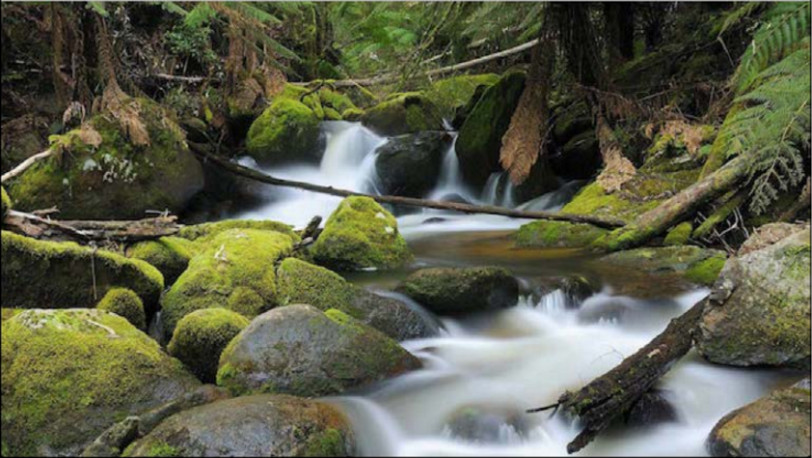
#> input picture python3_libraries/opencv/opencv3by_example/Chapter01/images/input.jpg, 812 x 458 px, found by its file name
$ python 08_vignette_gaussian.py
#> lines starting #> are read from the running program, lines starting #| are printed output that depends on the picture
import cv2
import numpy as np

img = cv2.imread('images/input.jpg')
#> img is the input picture: shape (458, 812, 3); mean B, G, R 72.5, 93.3, 91.1
rows, cols = img.shape[:2]
#> rows = 458; cols = 812

# generating vignette mask using Gaussian kernels
kernel_x = cv2.getGaussianKernel(int(1.5*cols),200)
kernel_y = cv2.getGaussianKernel(int(1.5*rows),200)
kernel = kernel_y * kernel_x.T
mask = 255 * kernel / np.linalg.norm(kernel)
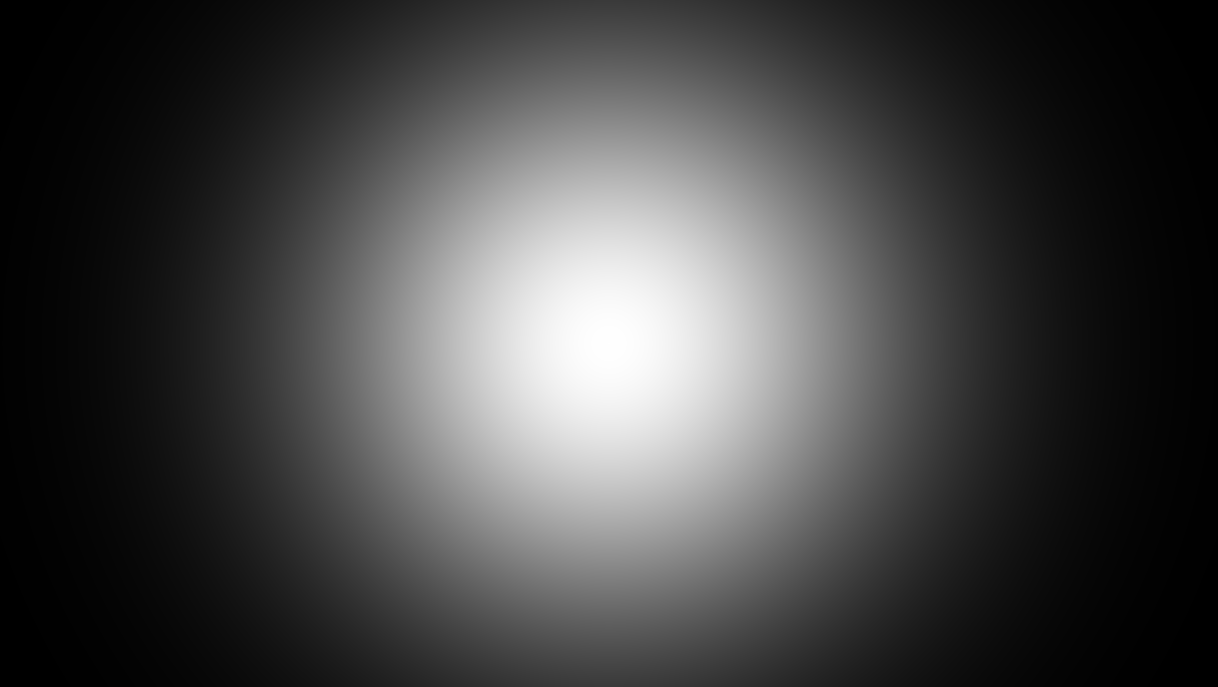
#> kernel: shape (687, 1218) float64; min 9.79e-09, max 4.36e-06, mean 1.2e-06; drawn with min black and max white
mask = mask[int(0.5*rows):, int(0.5*cols):]
output = np.copy(img)

# applying the mask to each channel in the input image
for i in range(3):
    output[:,:,i] = output[:,:,i] * mask
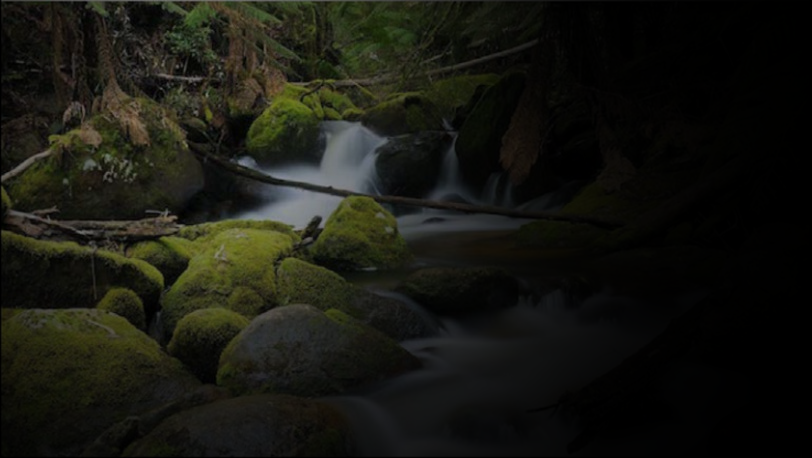
#> output: shape (458, 812, 3); mean B, G, R 17.1, 24, 23.4

cv2.imshow('Input', img)
cv2.imshow('Vignette with shifted focus', output)

cv2.waitKey(0)
